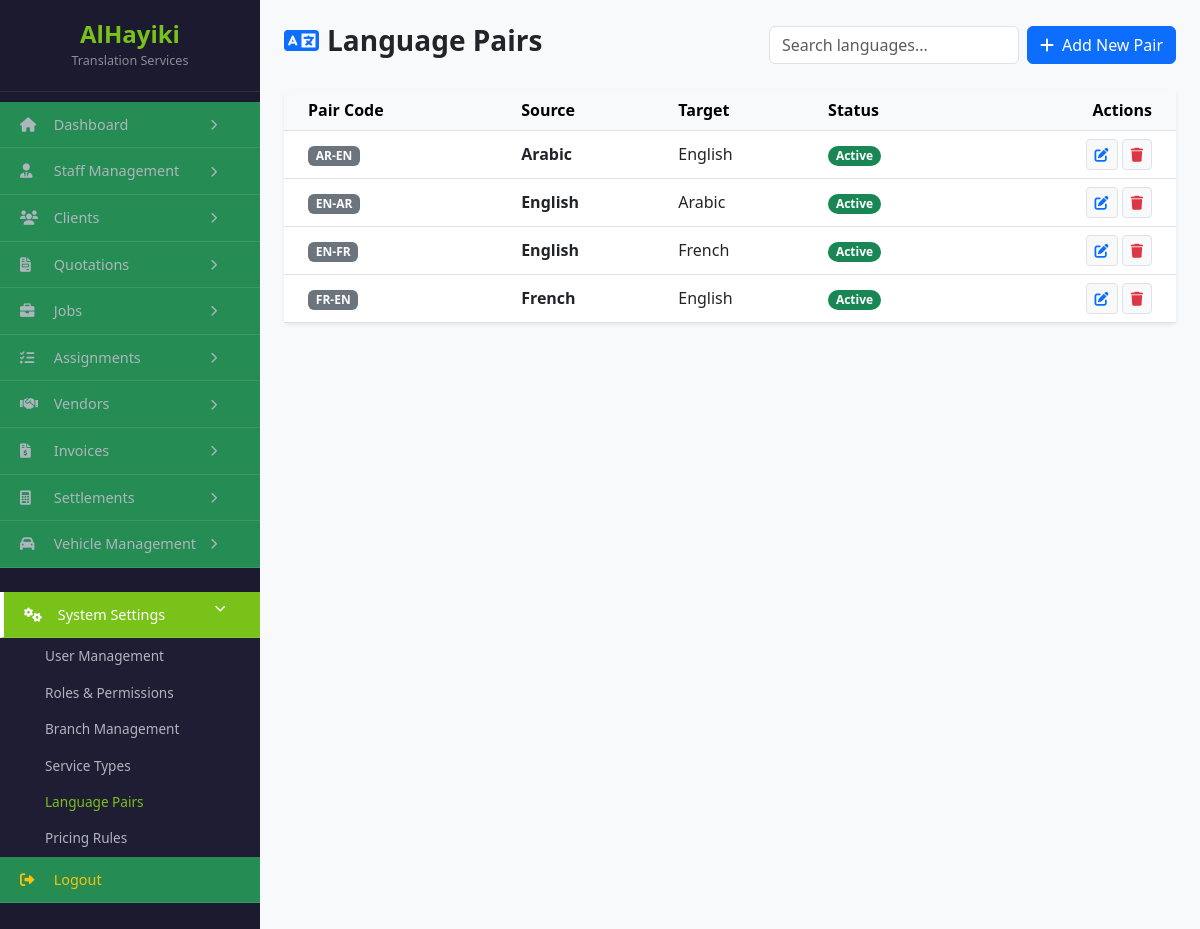
Page /language_pairs.php on the committed database.
### tables this page shows
CREATE TABLE `language_pairs` (
  `id` int(11) NOT NULL,
  `source_language` varchar(100) NOT NULL,
  `target_language` varchar(100) NOT NULL,
  `pair_code` varchar(20) DEFAULT NULL,
  `status` enum('Active','Inactive') DEFAULT 'Active',
  `created_at` timestamp NOT NULL DEFAULT current_timestamp()
);

### language_pairs.php (the view, shortened to what this page needs)
<?php
include 'db.php';
$pairs = $pdo->query("SELECT * FROM language_pairs ORDER BY source_language ASC")->fetchAll();
?>
<!DOCTYPE html>
<html lang="en">
<head>
    <link href="https://cdn.jsdelivr.net/npm/bootstrap@5.3.0/dist/css/bootstrap.min.css" rel="stylesheet">
    <link rel="stylesheet" href="https://cdnjs.cloudflare.com/ajax/libs/font-awesome/6.0.0/css/all.min.css">
</head>
<body class="bg-light">
<div class="d-flex">
    <?php include 'sidebar.php'; ?>
    <div class="flex-grow-1 p-4">
        <div class="d-flex justify-content-between align-items-center mb-4">
            <h3 class="fw-bold"><i class="fas fa-language me-2 text-primary"></i>Language Pairs</h3>
            <div class="d-flex gap-2">
                <input type="text" id="pairSearch" class="form-control" placeholder="Search languages..." style="width: 250px;">
                <button class="btn btn-primary" data-bs-toggle="modal" data-bs-target="#addPairModal">
                    <i class="fas fa-plus me-2"></i>Add New Pair
                </button>
            </div>
        </div>
        <div class="card border-0 shadow-sm">
            <div class="card-body p-0">
                <table class="table table-hover align-middle mb-0" id="pairTable">
                    <thead class="table-light">
                        <tr>
                            <th class="ps-4">Pair Code</th>
                            <th>Source</th>
                            <th>Target</th>
                            <th>Status</th>
                            <th class="text-end pe-4">Actions</th>
                        </tr>
                    </thead>
                    <tbody>
                        <?php foreach ($pairs as $p): ?>
                        <tr>
                            <td class="ps-4"><span class="badge bg-secondary"><?= $p['pair_code'] ?></span></td>
                            <td class="fw-bold source-cell"><?= htmlspecialchars($p['source_language']) ?></td>
                            <td class="target-cell"><?= htmlspecialchars($p['target_language']) ?></td>
                            <td><span class="badge rounded-pill <?= $p['status'] == 'Active' ? 'bg-success' : 'bg-secondary' ?>"><?= $p['status'] ?></span></td>
                            <td class="text-end pe-4">
                                <button class="btn btn-sm btn-light border edit-btn"
                                        data-id="<?= $p['id'] ?>"
                                        data-source="<?= htmlspecialchars($p['source_language']) ?>"
                                        data-target="<?= htmlspecialchars($p['target_language']) ?>"
                                        data-status="<?= $p['status'] ?>">
                                    <i class="fas fa-edit text-primary"></i>
                                </button>
                                <button class="btn btn-sm btn-light border delete-btn" data-id="<?= $p['id'] ?>" data-name="<?= htmlspecialchars($p['source_language']) ?>-<?= htmlspecialchars($p['target_language']) ?>">
                                    <i class="fas fa-trash text-danger"></i>
                                </button>
                            </td>
                        </tr>
                        <?php endforeach; ?>
                    </tbody>
                </table>
            </div>
        </div>
    </div>
</div>
</body>
</html>

### rows in the picture
language_pairs: pair_code "AR-EN", source_language "Arabic", target_language "English", status "Active"
language_pairs: pair_code "EN-AR", source_language "English", target_language "Arabic", status "Active"
language_pairs: pair_code "EN-FR", source_language "English", target_language "French", status "Active"
language_pairs: pair_code "FR-EN", source_language "French", target_language "English", status "Active"
